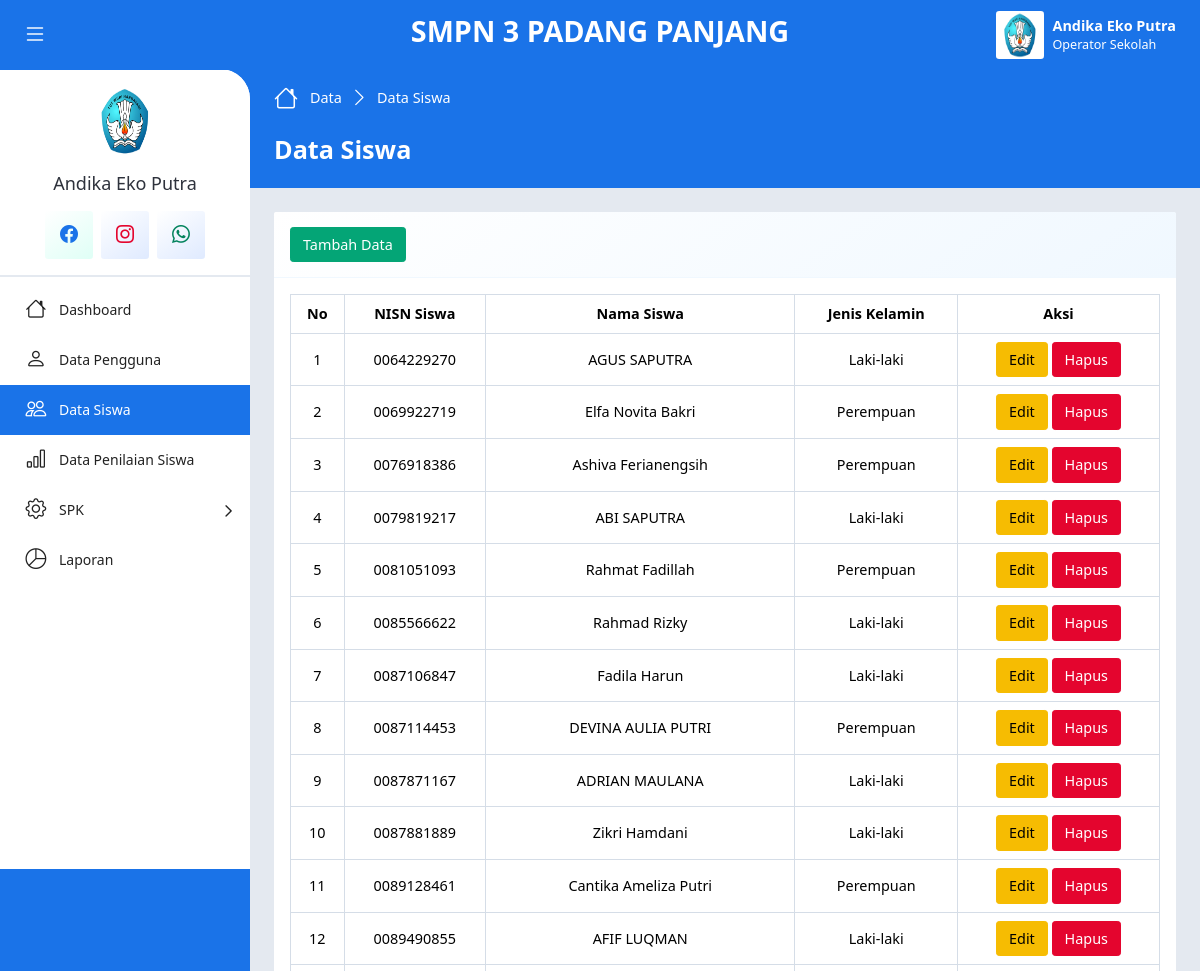
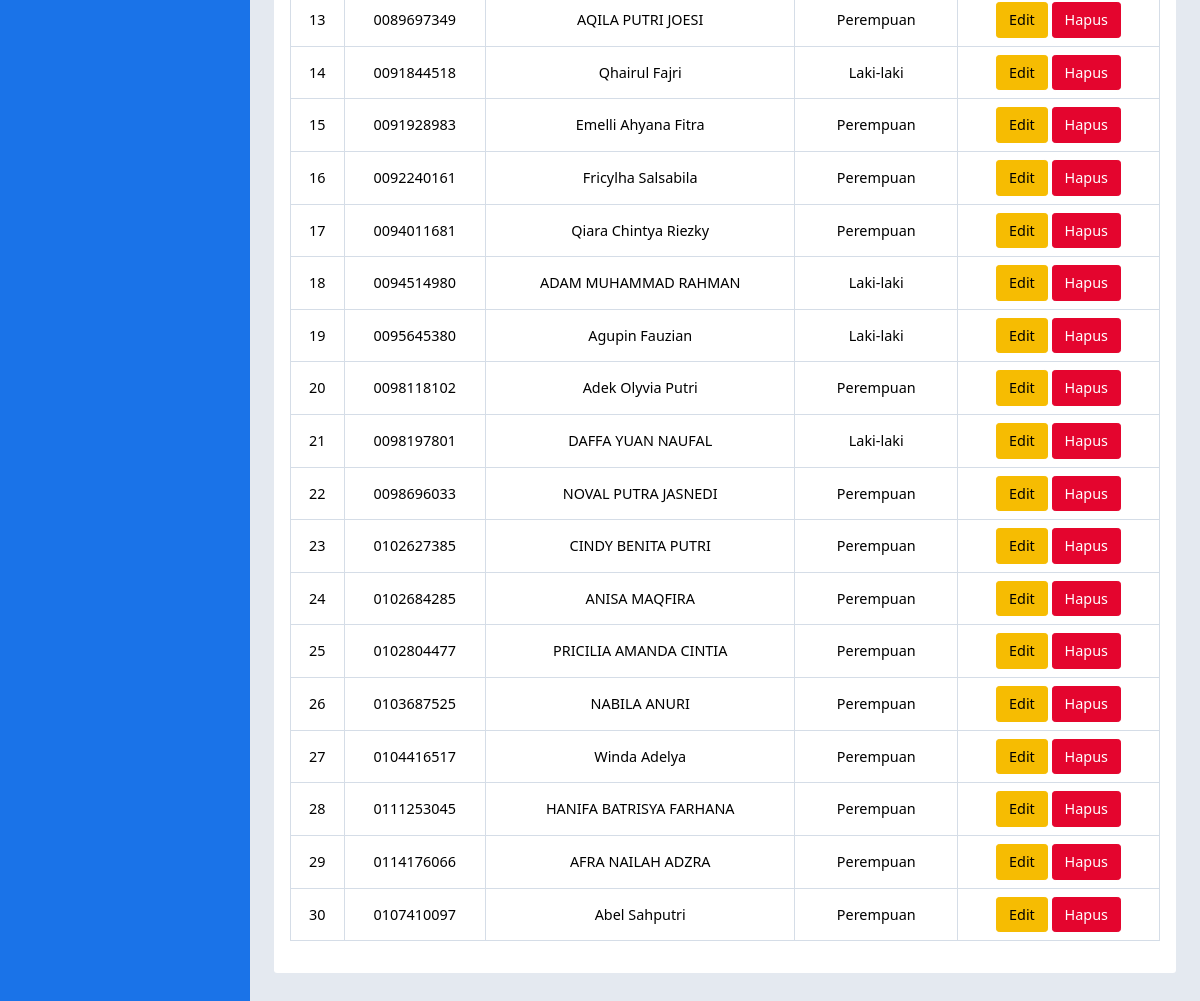
Screenshot of /?p=Siswa (signed in) with the database file from the repository (2 pictures, top to bottom).
### tables this page shows
CREATE TABLE `pengguna` (
  `id_pengguna` int(11) NOT NULL,
  `username` varchar(20) NOT NULL,
  `password` varchar(20) NOT NULL,
  `nama_pengguna` varchar(30) NOT NULL,
  `jabatan` enum('Kepala Sekolah','Operator Sekolah') NOT NULL,
  `foto_pengguna` text NOT NULL,
  `simpan_pengguna` timestamp NOT NULL DEFAULT current_timestamp() ON UPDATE current_timestamp()
);

CREATE TABLE `siswa` (
  `nisn` varchar(15) NOT NULL,
  `nama_siswa` varchar(30) NOT NULL,
  `jk_siswa` enum('Laki-laki','Perempuan') NOT NULL,
  `simpan_siswa` timestamp NOT NULL DEFAULT current_timestamp() ON UPDATE current_timestamp()
);

### index.php (called while the page is built, shortened)
<?php
require_once 'app/config/db.php';
require_once 'app/config/crud.php';
$crud = new CRUD();
$file = "package.json";
$getJSON = file_get_contents($file);
$dataProject = json_decode($getJSON, true);
$akses = $dataProject['akses'];
include_once 'app/routes/web.php';

### app/config/db.php (called while the page is built, shortened)
<?php
class DB
{
    public function __construct()
    {
        $this->con = mysqli_connect(
            self::HOST,
            self::USER,
            self::PASS,
            self::DB
        );
    }
}

### app/config/crud.php (called while the page is built, shortened)
<?php
class CRUD extends DB
{
    public function read($table, $opsi = "")
    {
        return mysqli_query(
            $this->con,
            "SELECT * FROM $table $opsi"
        );
    }
}

### app/controller/dashboard/data_siswa.php (called while the page is built, shortened)
<?php
$no = 1;
$querySiswa = $crud->read(
    "siswa",
    "ORDER BY nisn ASC"
);

### app/view/page/dashboard/data_siswa.php (the view, shortened to what this page needs)
<!DOCTYPE html>
<html lang="en">
<head>
    <?php include 'app/view/layout/head.php' ?>
</head>
<body>
    <?php include 'app/controller/dashboard/data_siswa.php' ?>
    <div class="page-wrapper">
        <?php include 'app/view/layout/navbar.php' ?>
        <div class="main-container">
            <?php include 'app/view/layout/sidebar.php' ?>
            <div class="app-container">
                <div class="app-hero-header mb-4">
                    <div class="d-flex align-items-center mb-4">
                        <ol class="breadcrumb">
                            <li class="breadcrumb-item">
                                <i class="bi bi-house lh-1"></i>
                                <a href="index.html" class="text-decoration-none"><?= $dataPage['panel'] ?></a>
                            </li>
                            <li class="breadcrumb-item" aria-current="page"><?= $dataPage['page'] ?></li>
                        </ol>
                    </div>
                    <h3 class="fw-bolder text-white my-3"><?= $dataPage['page'] ?></h3>
                </div>
                <div class="app-body">
                    <div class="row gx-3">
                        <div class="col-xl-12 col-sm-12 col-12">
                            <div class="card mb-3">
                                <div class="card-header">
                                    <button class="btn btn-success" data-bs-toggle="modal" data-bs-target="#tambahModal">
                                        Tambah Data
                                    </button>
                                </div>
                                <div class="card-body">
                                    <div class="table-responsive">
                                        <table class="table table-bordered table-hover text-center align-middle">
                                            <thead>
                                                <tr>
                                                    <th>No</th>
                                                    <th>NISN Siswa</th>
                                                    <th>Nama Siswa</th>
                                                    <th>Jenis Kelamin</th>
                                                    <th>Aksi</th>
                                                </tr>
                                            </thead>
                                            <tbody>
                                                <?php foreach ($querySiswa as $row) : ?>
                                                    <tr>
                                                        <td><?= $no++ ?></td>
                                                        <td><?= $row['nisn'] ?></td>
                                                        <td><?= $row['nama_siswa'] ?></td>
                                                        <td><?= $row['jk_siswa'] ?></td>
                                                        <td>
                                                            <button type="button" class="btn btn-warning" data-bs-toggle="modal" data-bs-target="#editModal<?= $no ?>">
                                                                Edit
                                                            </button>
                                                            <button type="button" class="btn btn-danger" data-bs-toggle="modal" data-bs-target="#hapusModal<?= $no ?>">
                                                                Hapus
                                                            </button>
                                                        </td>
                                                    </tr>
                                                <?php endforeach ?>
                                            </tbody>
                                        </table>
                                    </div>
                                </div>
                            </div>
                        </div>
                    </div>
                </div>
                <?php include 'app/view/layout/sidebar.php' ?>
            </div>
        </div>
    </div>
</body>
</html>

### app/routes/web.php (shortened to what this page needs)
<?php
if (isset($_GET['p'])) {
    $page = $_GET['p'];
    include 'app/routes/dashboard.php';
}

### app/routes/dashboard.php (shortened to what this page needs)
<?php
if (isset($_SESSION[$akses]) == true) {
    $id_pengguna = $_SESSION['id_pengguna'];
    $dataPengguna = mysqli_fetch_array(
        $crud->read(
            "pengguna",
            "WHERE id_pengguna = '$id_pengguna'"
        )
    );
    if ($page == "Dashboard") {
        $dataPage = [
            "panel" => "Home",
            "page" => "Dashboard"
        ];
        include 'app/view/page/dashboard/dashboard.php';
    } elseif ($page == "Logout") {
        session_destroy();
        echo $fungsi->Redirect('?a=Login');
    } elseif ($page == "Pengguna") {
        $dataPage = [
            "panel" => "Data",
            "page" => "Data Pengguna"
        ];
        include 'app/view/page/dashboard/data_pengguna.php';
    } elseif ($page == "Siswa") {
        $dataPage = [
            "panel" => "Data",
            "page" => "Data Siswa"
        ];
        include 'app/view/page/dashboard/data_siswa.php';
    } elseif ($page == "Nilai") {
        $dataPage = [
            "panel" => "Data",
            "page" => "Data Penilaian"
        ];
        include 'app/view/page/dashboard/data_nilai.php';
    } elseif ($page == "Kriteria") {
        $dataPage = [
            "panel" => "SPK",
            "page" => "Kriteria"
        ];
        include 'app/view/page/dashboard/spk_kriteria.php';
    } elseif ($page == "Sub") {
        $dataPage = [
            "panel" => "SPK",
            "page" => "Sub Kriteria"
        ];
        include 'app/view/page/dashboard/spk_sub.php';
    } elseif ($page == "PSI") {
        $dataPage = [
            "panel" => "SPK",
            "page" => "Metode Preference Selection Index (PSI)"
        ];
        include 'app/view/page/dashboard/spk_psi.php';
    } elseif ($page == "Hasil") {
        $dataPage = [
            "panel" => "SPK",
            "page" => "Hasil Perhitungan Metode WASPAS"
        ];
        include 'app/view/page/dashboard/spk_hasil.php';
    } elseif ($page == "DataKeputusan") {
        $dataPage = [
            "panel" => "Data",
            "page" => "Data Keputusan"
        ];
        include 'app/view/page/dashboard/data_keputusan.php';
    } elseif ($page == "Laporan") {
        $dataPage = [
            "panel" => "Laporan",
            "page" => "Laporan Pemilihan Penerima Beasiswa"
        ];
        include 'app/view/page/dashboard/laporan.php';
    } else {
        echo $fungsi->Redirect('?p=Dashboard');
    }
} else {
    echo $fungsi->Redirect('?a=Login');
}

### app/view/layout/head.php (shortened to what this page needs)
<link rel="stylesheet" type="text/css" href="assets/css/bootstrap-icons.css" />
<link rel="stylesheet" type="text/css" href="assets/css/main.min.css" />
<link rel="stylesheet" type="text/css" href="assets/css/OverlayScrollbars.min.css" />
<link rel="stylesheet" href="https://cdn.jsdelivr.net/npm/bootstrap-icons@1.3.0/font/bootstrap-icons.css" />

### app/view/layout/navbar.php (shortened to what this page needs)
<div class="app-header d-flex align-items-center">
    <div class="d-flex col">
        <button class="pin-sidebar" id="pin-sidebar">
            <i class="bi bi-list lh-1 text-white"></i>
        </button>
    </div>
    <div class="app-brand py-2 col">
        <h2 class="text-white text-uppercase fw-bolder">
            SMPN 3 Padang Panjang
        </h2>
    </div>
    <div class="header-actions col">
        <div class="dropdown ms-3">
            <a id="userSettings" class="dropdown-toggle d-flex py-2 align-items-center text-decoration-none" href="#!" role="button" data-bs-toggle="dropdown" aria-expanded="false">
                <img src="assets/imgs/pengguna/<?= $dataPengguna['foto_pengguna'] ?>" class="rounded-2 img-3x" alt="" />
                <div class="ms-2 text-truncate d-lg-block d-none text-white">
                    <span class="fw-bolder"><?= $dataPengguna['nama_pengguna'] ?></span>
                    <span class="d-flex small"><?= $dataPengguna['jabatan'] ?></span>
                </div>
            </a>
        </div>
    </div>
</div>

### app/view/layout/sidebar.php (shortened to what this page needs)
<nav id="sidebar" class="sidebar-wrapper">
    <div class="sidebar-profile">
        <img src="assets/imgs/pengguna/<?= $dataPengguna['foto_pengguna'] ?>" class="profile-user mb-3" alt="" />
        <div class="text-center">
            <h5 class="profile-name m-0 text-nowrap text-truncate">
                <?= $dataPengguna['nama_pengguna'] ?>
            </h5>
        </div>
        <div class="d-flex align-items-center mt-lg-3 gap-2">
            <a href="https://www.facebook.com/profile.php?id=588361737894378&_rdc=2&_rdr"
                class="icon-box md grd-success-light rounded-2">
                <i class="bi bi-facebook fs-5 text-primary"></i>
            </a>
            <a href="https://www.instagram.com/explore/locations/1013913417/smpn-3-padang-panjang/"
                class="icon-box md grd-info-light rounded-2">
                <i class="bi bi-instagram fs-5 text-danger"></i>
            </a>
            <a href="https://wa.me/6282246820856" class="icon-box md grd-info-light rounded-2">
                <i class="bi bi-whatsapp fs-5 text-success"></i>
            </a>
        </div>
    </div>
    <div class="sidebarMenuScroll">
        <ul class="sidebar-menu">
            <li class="<?= $page == "Dashboard" ? 'active current-page' : '' ?>">
                <a href="?p=Dashboard">
                    <i class="bi bi-house"></i>
                    <span class="menu-text">Dashboard</span>
                </a>
            </li>
            <?php if ($dataPengguna['jabatan'] == "Operator Sekolah"): ?>
                <li class="<?= $page == "Pengguna" ? 'active current-page' : '' ?>">
                    <a href="?p=Pengguna">
                        <i class="bi bi-person"></i>
                        <span class="menu-text">Data Pengguna</span>
                    </a>
                </li>
                <li class="<?= $page == "Siswa" ? 'active current-page' : '' ?>">
                    <a href="?p=Siswa">
                        <i class="bi bi-people"></i>
                        <span class="menu-text">Data Siswa</span>
                    </a>
                </li>
                <li class="<?= $page == "Nilai" ? 'active current-page' : '' ?>">
                    <a href="?p=Nilai">
                        <i class="bi bi-bar-chart"></i>
                        <span class="menu-text">Data Penilaian Siswa</span>
                    </a>
                </li>
                <li class="treeview <?= ($page == "Kriteria" or $page == "PSI" or $page == "Sub") ? 'active' : '' ?>">
                    <a href="#!">
                        <i class="bi bi-gear"></i>
                        <span class="menu-text">SPK</span>
                    </a>
                </li>
            <?php endif ?>
            <li class="<?= $page == "Laporan" ? 'active current-page' : '' ?>">
                <a href="?p=Laporan">
                    <i class="bi bi-pie-chart"></i>
                    <span class="menu-text">Laporan</span>
                </a>
            </li>
        </ul>
    </div>
</nav>

### rows the page displays
pengguna: foto_pengguna (picture), nama_pengguna "Andika Eko Putra", jabatan "Operator Sekolah"
siswa: nisn "0064229270", nama_siswa "AGUS SAPUTRA", jk_siswa "Laki-laki"
siswa: nisn "0069922719", nama_siswa "Elfa Novita Bakri", jk_siswa "Perempuan"
siswa: nisn "0076918386", nama_siswa "Ashiva Ferianengsih", jk_siswa "Perempuan"
siswa: nisn "0079819217", nama_siswa "ABI SAPUTRA", jk_siswa "Laki-laki"
siswa: nisn "0081051093", nama_siswa "Rahmat Fadillah", jk_siswa "Perempuan"
siswa: nisn "0085566622", nama_siswa "Rahmad Rizky", jk_siswa "Laki-laki"
siswa: nisn "0087106847", nama_siswa "Fadila Harun", jk_siswa "Laki-laki"
siswa: nisn "0087114453", nama_siswa "DEVINA AULIA PUTRI", jk_siswa "Perempuan"
siswa: nisn "0087871167", nama_siswa "ADRIAN MAULANA", jk_siswa "Laki-laki"
siswa: nisn "0087881889", nama_siswa "Zikri Hamdani", jk_siswa "Laki-laki"
siswa: nisn "0089128461", nama_siswa "Cantika Ameliza Putri", jk_siswa "Perempuan"
siswa: nisn "0089490855", nama_siswa "AFIF LUQMAN", jk_siswa "Laki-laki"
siswa: nisn "0089697349", nama_siswa "AQILA PUTRI JOESI", jk_siswa "Perempuan"
siswa: nisn "0091844518", nama_siswa "Qhairul Fajri", jk_siswa "Laki-laki"
siswa: nisn "0091928983", nama_siswa "Emelli Ahyana Fitra", jk_siswa "Perempuan"
siswa: nisn "0092240161", nama_siswa "Fricylha Salsabila", jk_siswa "Perempuan"
siswa: nisn "0094011681", nama_siswa "Qiara Chintya Riezky", jk_siswa "Perempuan"
siswa: nisn "0094514980", nama_siswa "ADAM MUHAMMAD RAHMAN", jk_siswa "Laki-laki"
siswa: nisn "0095645380", nama_siswa "Agupin Fauzian", jk_siswa "Laki-laki"
siswa: nisn "0098118102", nama_siswa "Adek Olyvia Putri", jk_siswa "Perempuan"
siswa: nisn "0098197801", nama_siswa "DAFFA YUAN NAUFAL", jk_siswa "Laki-laki"
siswa: nisn "0098696033", nama_siswa "NOVAL PUTRA JASNEDI", jk_siswa "Perempuan"
siswa: nisn "0102627385", nama_siswa "CINDY BENITA PUTRI", jk_siswa "Perempuan"
siswa: nisn "0102684285", nama_siswa "ANISA MAQFIRA", jk_siswa "Perempuan"
siswa: nisn "0102804477", nama_siswa "PRICILIA AMANDA CINTIA", jk_siswa "Perempuan"
siswa: nisn "0103687525", nama_siswa "NABILA ANURI", jk_siswa "Perempuan"
siswa: nisn "0104416517", nama_siswa "Winda Adelya", jk_siswa "Perempuan"
siswa: nisn "0111253045", nama_siswa "HANIFA BATRISYA FARHANA", jk_siswa "Perempuan"
siswa: nisn "0114176066", nama_siswa "AFRA NAILAH ADZRA", jk_siswa "Perempuan"
siswa: nisn "0107410097", nama_siswa "Abel Sahputri", jk_siswa "Perempuan"

### other values shown
$dataPage['panel'] "Data"
$dataPage['page'] "Data Siswa"
